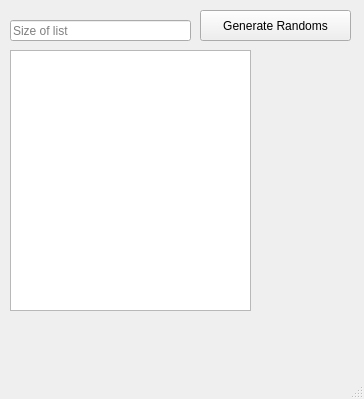
<?xml version="1.0" encoding="UTF-8"?>
<ui version="4.0">
 <class>MainWindow</class>
 <widget class="QMainWindow" name="MainWindow">
  <property name="geometry">
   <rect>
    <x>0</x>
    <y>0</y>
    <width>364</width>
    <height>399</height>
   </rect>
  </property>
  <property name="windowTitle">
   <string>MainWindow</string>
  </property>
  <widget class="QWidget" name="centralwidget">
   <widget class="QListWidget" name="listWidget">
    <property name="geometry">
     <rect>
      <x>10</x>
      <y>50</y>
      <width>241</width>
      <height>261</height>
     </rect>
    </property>
   </widget>
   <widget class="QLineEdit" name="lineEdit">
    <property name="geometry">
     <rect>
      <x>10</x>
      <y>20</y>
      <width>181</width>
      <height>21</height>
     </rect>
    </property>
    <property name="placeholderText">
     <string>Size of list</string>
    </property>
   </widget>
   <widget class="QPushButton" name="pushButton">
    <property name="geometry">
     <rect>
      <x>200</x>
      <y>10</y>
      <width>151</width>
      <height>31</height>
     </rect>
    </property>
    <property name="text">
     <string>Generate Randoms</string>
    </property>
   </widget>
  </widget>
  <widget class="QMenuBar" name="menubar">
   <property name="geometry">
    <rect>
     <x>0</x>
     <y>0</y>
     <width>364</width>
     <height>22</height>
    </rect>
   </property>
  </widget>
  <widget class="QStatusBar" name="statusbar"/>
 </widget>
 <resources/>
 <connections/>
</ui>
